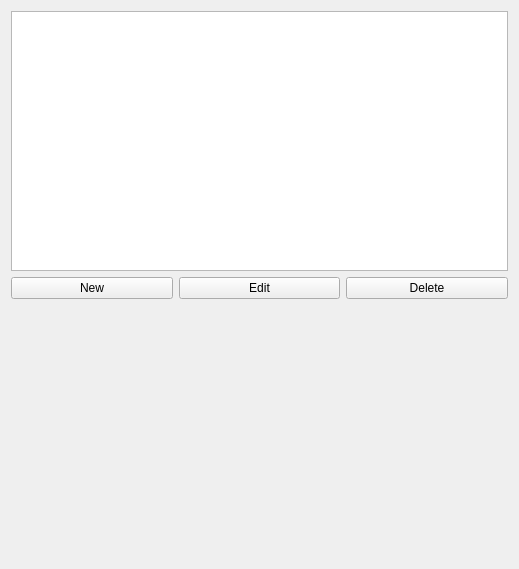
<?xml version="1.0" encoding="UTF-8"?>
<ui version="4.0">
 <class>DialogBuilderPrefWidget</class>
 <widget class="QWidget" name="DialogBuilderPrefWidget">
  <property name="geometry">
   <rect>
    <x>0</x>
    <y>0</y>
    <width>519</width>
    <height>569</height>
   </rect>
  </property>
  <property name="windowTitle">
   <string>Dialog Builder</string>
  </property>
  <layout class="QVBoxLayout" name="verticalLayout">
   <item>
    <widget class="QListWidget" name="listWidget"/>
   </item>
   <item>
    <layout class="QHBoxLayout" name="horizontalLayout">
     <item>
      <widget class="QPushButton" name="newPushButton">
       <property name="text">
        <string>New</string>
       </property>
      </widget>
     </item>
     <item>
      <widget class="QPushButton" name="editPushButton">
       <property name="text">
        <string>Edit</string>
       </property>
      </widget>
     </item>
     <item>
      <widget class="QPushButton" name="deletePushButton">
       <property name="text">
        <string>Delete</string>
       </property>
      </widget>
     </item>
    </layout>
   </item>
   <item>
    <spacer name="verticalSpacer">
     <property name="orientation">
      <enum>Qt::Vertical</enum>
     </property>
     <property name="sizeHint" stdset="0">
      <size>
       <width>20</width>
       <height>254</height>
      </size>
     </property>
    </spacer>
   </item>
  </layout>
 </widget>
 <resources/>
 <connections/>
</ui>
